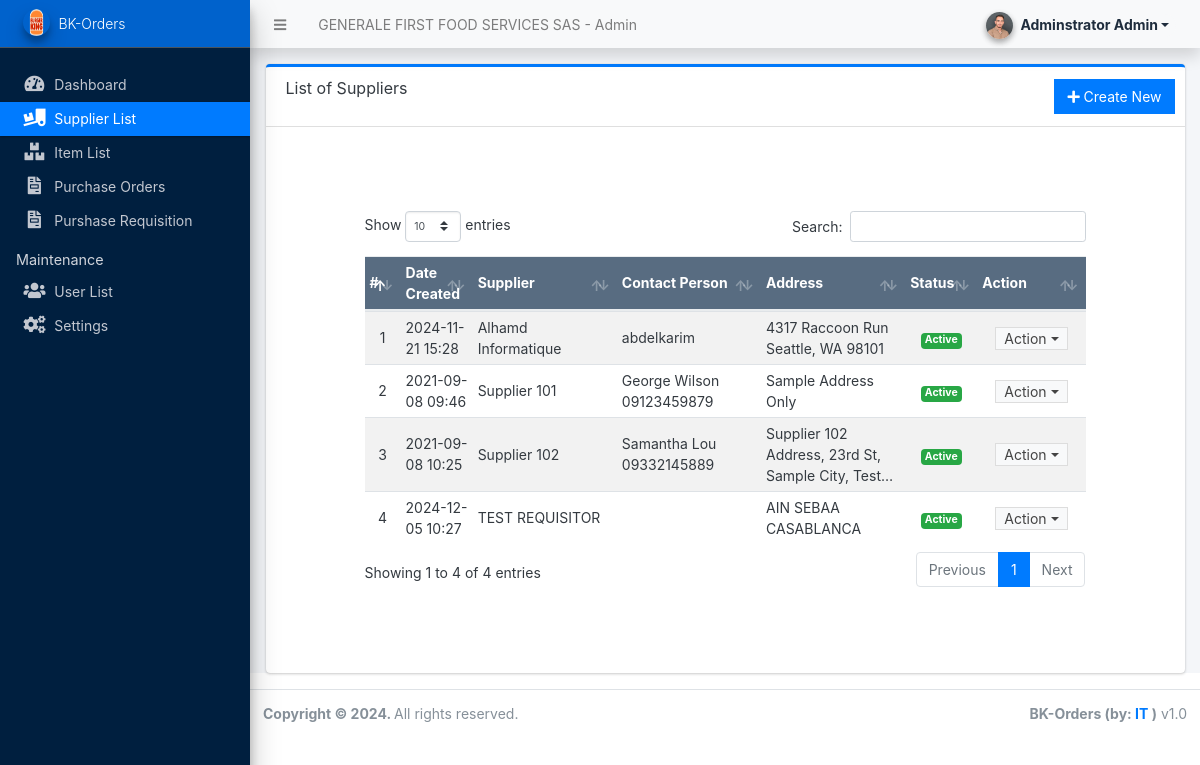
Page /admin/?page=suppliers (signed in) on the committed database.
### tables this page shows
CREATE TABLE `supplier_list` (
  `id` int(30) NOT NULL,
  `name` varchar(250) NOT NULL,
  `address` text NOT NULL,
  `contact_person` text NOT NULL,
  `contact` varchar(50) NOT NULL,
  `email` varchar(150) NOT NULL,
  `status` tinyint(1) NOT NULL DEFAULT 1 COMMENT ' 0 = Inactive, 1 = Active',
  `date_created` datetime NOT NULL DEFAULT current_timestamp()
);

### admin/suppliers/index.php (the view, shortened to what this page needs)
<div class="card card-outline card-primary">
	<div class="card-header">
		<h3 class="card-title">List of Suppliers</h3>
		<div class="card-tools">
			<a href="javascript:void(0)" id="create_new" class="btn btn-flat btn-primary"><span class="fas fa-plus"></span>  Create New</a>
		</div>
	</div>
	<div class="card-body">
		<div class="container-fluid">
        <div class="container-fluid">
			<table class="table table-hover table-striped">
				<colgroup>
					<col width="5%">
					<col width="10%">
					<col width="20%">
					<col width="20%">
					<col width="20%">
					<col width="10%">
					<col width="15%">
				</colgroup>
				<thead>
					<tr class="bg-navy disabled">
						<th>#</th>
						<th>Date Created</th>
						<th>Supplier</th>
						<th>Contact Person</th>
						<th>Address</th>
						<th>Status</th>
						<th>Action</th>
					</tr>
				</thead>
				<tbody>
					<?php
					$i = 1;
					$qry = $conn->query("SELECT * from `supplier_list` order by (`name`) asc ");
					while($row = $qry->fetch_assoc()):
					?>
						<tr>
							<td class="text-center"><?php echo $i++; ?></td>
							<td><?php echo date("Y-m-d H:i",strtotime($row['date_created'])) ?></td>
							<td><?php echo $row['name'] ?></td>
							<td>
								<p class="m-0">
									<?php echo $row['contact_person'] ?><br>
									<?php echo $row['contact'] ?>
								</p>
							</td>
							<td class='truncate-3' title="<?php echo $row['address'] ?>"><?php echo $row['address'] ?></td>
							<td class="text-center">
								<?php if($row['status'] == 1): ?>
									<span class="badge badge-success">Active</span>
								<?php else: ?>
									<span class="badge badge-secondary">Inactive</span>
								<?php endif; ?>
							</td>
							<td align="center">
								 <button type="button" class="btn btn-flat btn-default btn-sm dropdown-toggle dropdown-icon py-0" data-toggle="dropdown">
				                  		Action
				                  </button>
							</td>
						</tr>
					<?php endwhile; ?>
				</tbody>
			</table>
		</div>
		</div>
	</div>
</div>

### rows in the picture
supplier_list: date_created "2024-11-21 15:28", name "Alhamd Informatique", contact_person "abdelkarim", address "4317 Raccoon Run Seattle, WA 98101", status "Active"
supplier_list: date_created "2021-09-08 09:46", name "Supplier 101", contact_person "George Wilson", contact "09123459879", address "Sample Address Only", status "Active"
supplier_list: date_created "2021-09-08 10:25", name "Supplier 102", contact_person "Samantha Lou", contact "09332145889", address "Supplier 102 Address, 23rd St, Sample City,…", status "Active"
supplier_list: date_created "2024-12-05 10:27", name "TEST REQUISITOR", address "AIN SEBAA CASABLANCA", status "Active"

### other values in the picture
$_settings->info('name') "GENERALE FIRST FOOD SERVICES SAS"
$_settings->userdata('firstname').' '.$_settings->userdata('lastname') "Adminstrator Admin"
$_settings->info('short_name') "BK-Orders"
